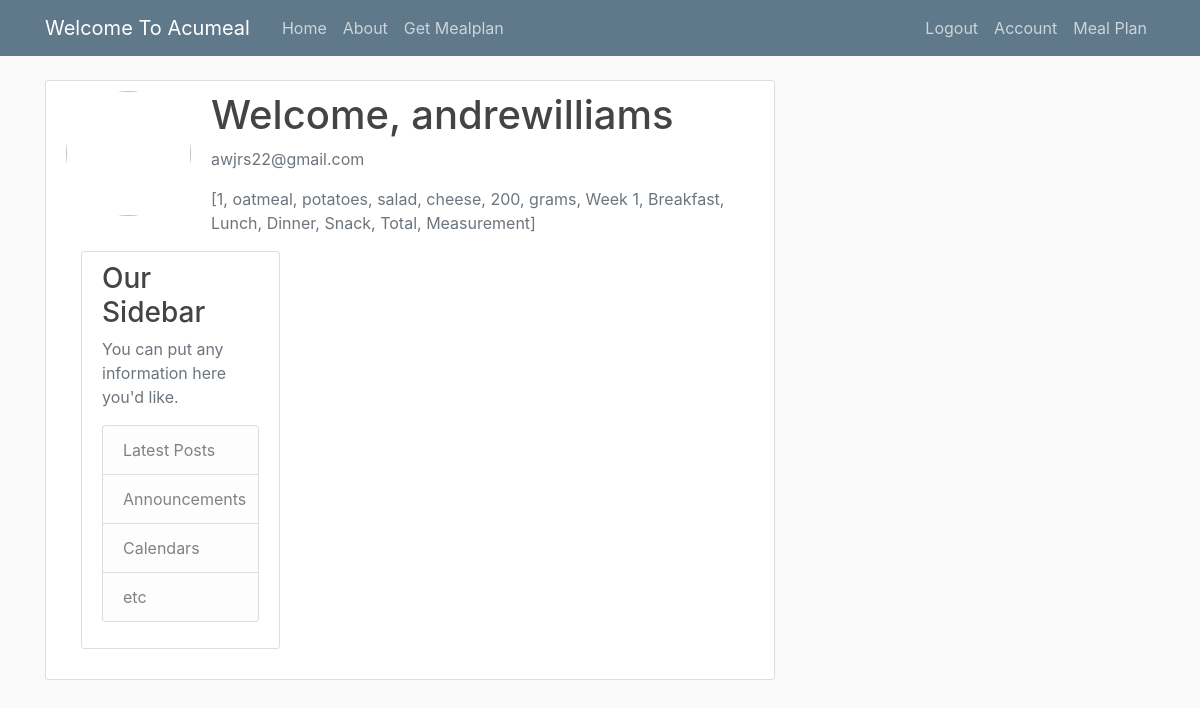
Screenshot of /account (signed in) with the database file from the repository.
### flaskapp/models.py (models this page shows, shortened)
class User(db.Model, UserMixin):
    id = db.Column(db.Integer, primary_key=True)
    username = db.Column(db.String(20), unique=True, nullable=False)
    email = db.Column(db.String(120), unique=True, nullable=False)
    image_file = db.Column(db.String(20), nullable=False, default='default.jpg')
    password = db.Column(db.String(60), nullable=False)
    posts = db.relationship('Posts', backref='author', lazy=True) # related to posts: 1 to many relationship
    mealplan = db.relationship('Mealplan', backref='author', lazy=True) # 1 to many relationship with user
    meal = db.relationship('Meal', backref='author', lazy=True)

class Meal(db.Model):
    id = db.Column(db.Integer, primary_key=True)
    week = db.Column(db.String(20), nullable=False)
    breakfast = db.Column(db.String(20), nullable=False)
    lunch = db.Column(db.String(20), nullable=False)
    dinner = db.Column(db.String(20), nullable=False)
    snack = db.Column(db.String(20), nullable=False)
    total = db.Column(db.String(20), nullable=False)
    measurement = db.Column(db.String(20), nullable=False)
    user_id = db.Column(db.Integer, db.ForeignKey('user.id'), nullable=False)
    def __repr__(self):
        return f"{self.week}, {self.breakfast}, {self.lunch}, {self.dinner}, {self.snack}, {self.total}, {self.measurement}"

### flaskapp/routes.py (the view)
@app.route("/account", methods=['GET', 'POST'])
@login_required
def account():
    meal = Meal()
    meal = meal.query.all()
    image_file = url_for('static', filename='profile_pics/' + current_user.image_file)
    return render_template('account.html', title='Account', meal=meal[0:2])

### flaskapp/models.py (called while the page is built)
@login_manager.user_loader
def load_user(user_id):
    return User.query.get(int(user_id))

### flaskapp/templates/account.html
{% extends "base.html" %}
{% block content %}
    <div class="content-section">
      <div class="media">
        <img class="rounded-circle account-img" src="{{ image_file }}">
        <div class="media-body">
          <h2 class="account-heading"> Welcome, {{ current_user.username }}</h2>
          <p class="text-secondary">{{ current_user.email }}</p>
          <p class="text-secondary">{{ meal }}</p>
        </div>
{% endblock content %}

### flaskapp/static/main.css (style rules this page uses)
body { background: #fafafa; color: #333333; margin-top: 5rem; }
h1, h2, h3, h4, h5, h6 { color: #444444; }
.content-section { background: #ffffff; padding: 10px 20px; border: 1px solid #dddddd; border-radius: 3px; margin-bottom: 20px; }
.account-img { height: 125px; width: 125px; margin-right: 20px; margin-bottom: 16px; }
.account-heading { font-size: 2.5rem; }

### rows the page displays
User: username "andrewilliams", email "awjrs22@gmail.com"
Meal: week+breakfast+lunch "[1, oatmeal, potatoes, salad, cheese, 200, grams, Week 1, Breakfast, Lunch, Dinner, Snack, Total, Measurement]"
